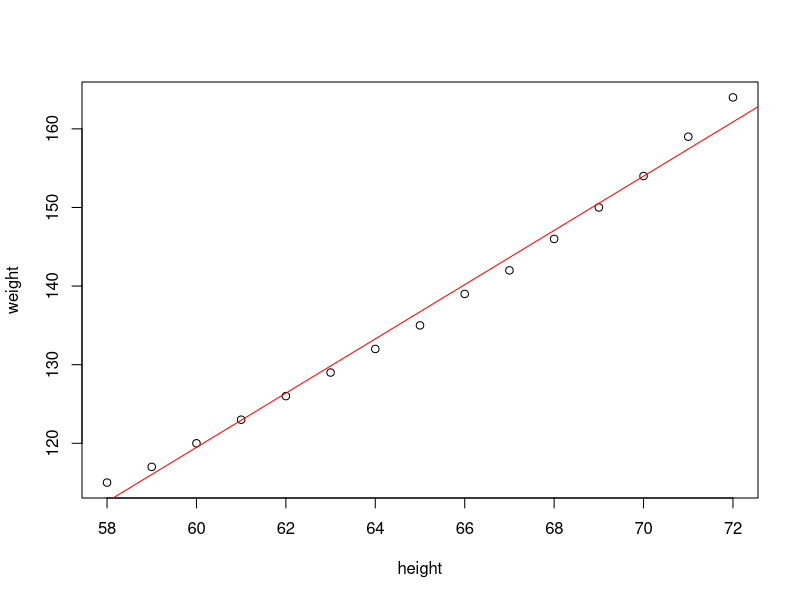
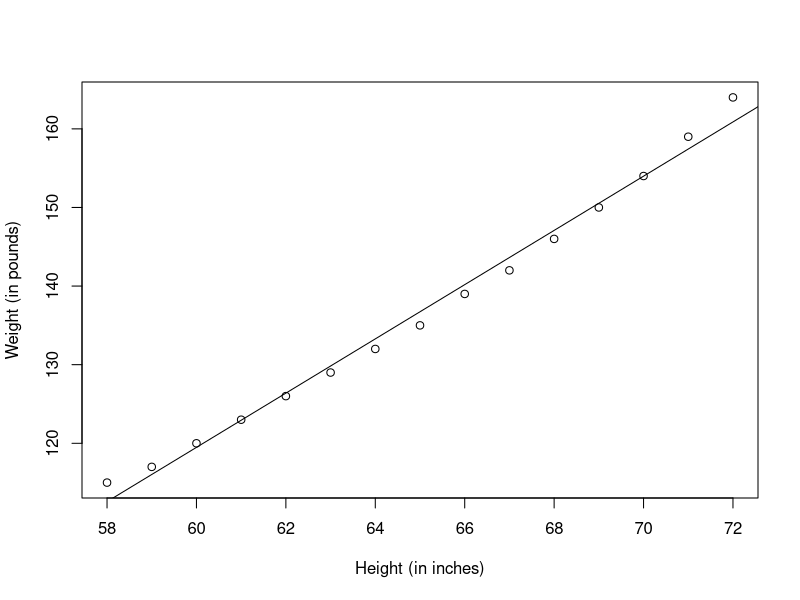
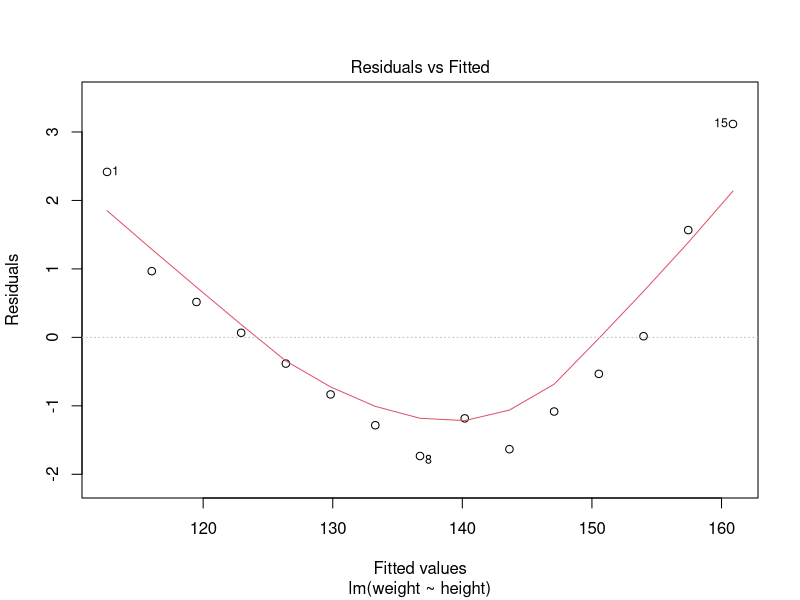
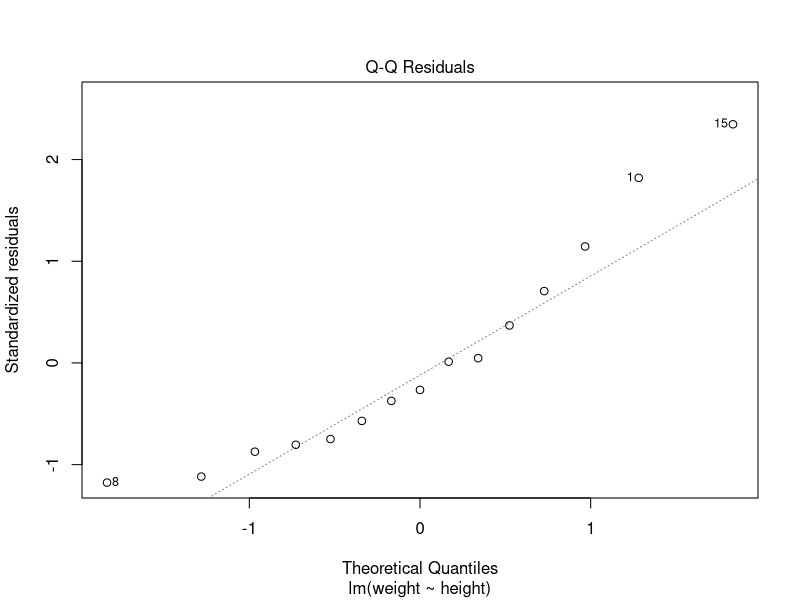
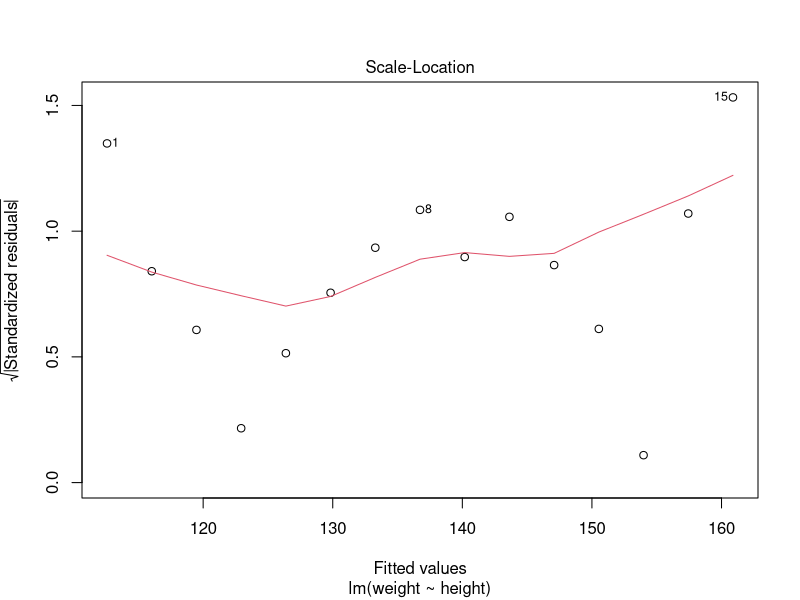
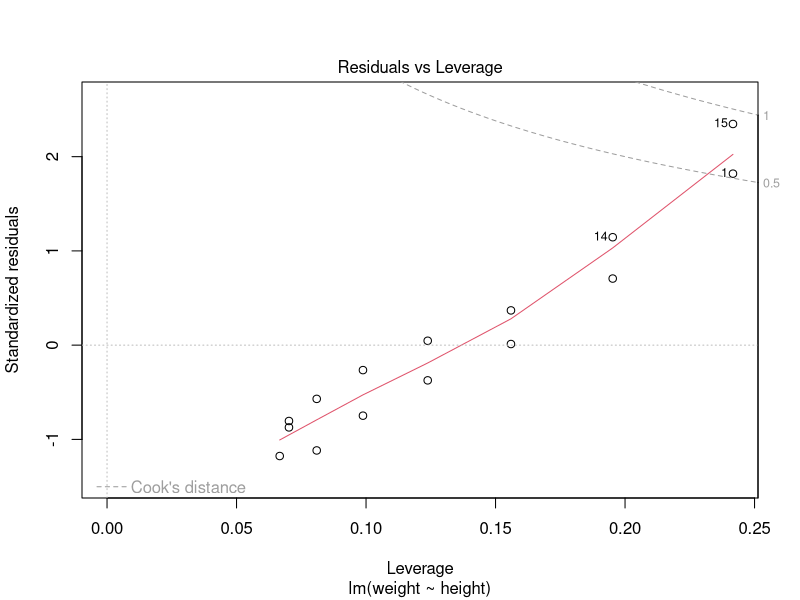

Write the R code that produced these figures, in order. (Note: this script raises an error after producing the figures.)
# Modeling on women data set
data(women)
cor(women)
plot(women)  #par(mfrow=c(1,1))
abline(lm(weight ~ height, data=women),col='red' )
fit <- lm(weight ~ height, data=women)
#plot(fit)
summary(fit)
women$weight

coefficients(fit)

fit$effects
cor(fitted(fit), women$weight)
fitted(fit)
residuals(fit)
plot(women$height,women$weight,xlab="Height (in inches)",
     ylab="Weight (in pounds)")
abline(fit)
# Weight = -87 + 3.455 x Height
#(mfrow=c(2,2))
plot(fit)
residualPlots(fit)

plot(y=residuals(fit),x= fitted(fit))

cbind(y=sqrt(scale(residuals(fit)^2)), x=fitted(fit))
residuals(fit)

x1 = residuals(fit)
y1=(x1 - min(x1)) / diff(range(x1))
plot(y=sqrt(y1), x=fitted(fit), ylim=c(0,1.5))

qqplot(residuals(fit))
scatter.smooth(y=sqrt(scale(residuals(fit))), x=fitted(fit))

loess.smooth(y=sqrt(scale(residuals(fit))), x=fitted(fit)) 
             
# Polynomial
fit2 <- lm(weight ~ height + I(height^2), data=women)
summary(fit2)
plot(women$height,women$weight,
     xlab="Height (in inches)",
     ylab="Weight (in lbs)")
lines(women$height,fitted(fit2))


#8.3.2 -----
fit2 = lm(weight ~ height + I (height ^ 2), data = women)
par(mfrow=c(2,2))
plot(fit2)

newfit = lm(weight ~ height + I (height ^ 2), data = women[-c(13,15),])
par(mfrow=c(2,2))
plot(newfit)


#Plot
par(mar=c(4,4,3,2))
library(car)
car::scatterplot(weight ~ height,
                 data=women,
                 spread=FALSE, lty.smooth=2,
                 pch=19,
                 main="Women Age 30-39",
                 xlab="Height (inches)",
                 ylab="Weight (lbs.)")

women$height
attach(women)
cbind(h=height, w= weight, W=round(fitted(fit),2), R=round(residuals(fit),2) )




#Eg1
data("women")
x = women$height
y = women$weight
mod1 <- lm(y ~ x)
plot(mod1)
plot(x, y, xlim=c(min(x)-5, max(x)+5), ylim=c(min(y)-10, max(y)+10))
abline(mod1, lwd=2)

res <- signif(residuals(mod1), 5)
pre <- predict(mod1) #
segments(x, y, x, pre, col="red")
library(calibrate)
textxy(x, y, res, cx=0.7)

#Different Data
x <- c(173, 169, 176, 166, 161, 164, 160, 158, 180, 187)
y <- c(80, 68, 72, 75, 70, 65, 62, 60, 85, 92)
mod2 <- lm(y ~ x)
plot(x, y, xlim=c(min(x)-5, max(x)+5), ylim=c(min(y)-10, max(y)+10))
abline(mod2, lwd=2)
res <- signif(residuals(mod2), 5)
pre <- predict(mod2)
segments(x, y, x, pre, col="red")
library(calibrate)
textxy(x, y, res, cx=0.7)



fit= lm(weight ~ height, data=women)
plot(x=fitted(fit), y=residuals(fit), main=' Residuals vs Fitted Values')
lines(loess.smooth(x=fitted(fit), y=residuals(fit)))

scatter.smooth(x=fitted(fit), y=residuals(fit), col='red',
               lpars= list(col='blue', lwd=3,lty=3))
points(x=fitted(fit), y=residuals(fit), col='green', pch=20)
labeltext = paste(rownames(women),paste(paste(women$height, women$weight,sep=','), round(fitted(fit),1),sep='-'), sep='=') 
labeltext
text(x=fitted(fit), y=residuals(fit),labeltext, cex=.75)
plot(fit, which=1)
text(x=fitted(fit), y=residuals(fit),labeltext, cex=.75)

# 
plot(lm(dist ~ speed, data = cars), which=1)

y=11:20 ; x=1:10
plot(x,y)
plot(lm(y ~ x), which=1)

influencePlot(lm(weight ~ height, data=women), id.method='identify',
              main='Influence PLot' , sub='Circle size is proportional to Cooks Distance' )

avPlots(lm(weight ~ height, data=women,
        ask=F, id.method='identify'))

avPlots(lm(mpg ~ hp + wt + cyl,
           data= mtcars),  ask=F, id.method='identify')


cutoff = 1/ nrow(women) -
  (length(lm(weight ~ height,
            data=women)$coefficients) - 2)
cutoff
plot(lm(weight ~ height,
        data=women), which=4, cook.levels=cut.off)
